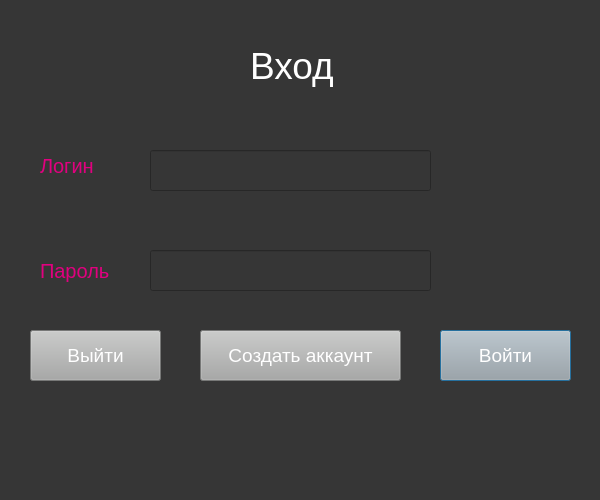
<?xml version="1.0" encoding="UTF-8"?>
<ui version="4.0">
 <class>Dialog</class>
 <widget class="QDialog" name="Dialog">
  <property name="geometry">
   <rect>
    <x>0</x>
    <y>0</y>
    <width>600</width>
    <height>500</height>
   </rect>
  </property>
  <property name="minimumSize">
   <size>
    <width>600</width>
    <height>500</height>
   </size>
  </property>
  <property name="maximumSize">
   <size>
    <width>600</width>
    <height>500</height>
   </size>
  </property>
  <property name="windowTitle">
   <string>Dialog</string>
  </property>
  <property name="styleSheet">
   <string notr="true">background-color: rgb(54,54,54)
</string>
  </property>
  <widget class="QLabel" name="label">
   <property name="geometry">
    <rect>
     <x>250</x>
     <y>30</y>
     <width>111</width>
     <height>71</height>
    </rect>
   </property>
   <property name="styleSheet">
    <string notr="true">color:rgb(255,255,255);
font-size:28pt</string>
   </property>
   <property name="text">
    <string>Вход</string>
   </property>
  </widget>
  <widget class="QLabel" name="label_2">
   <property name="geometry">
    <rect>
     <x>40</x>
     <y>150</y>
     <width>71</width>
     <height>31</height>
    </rect>
   </property>
   <property name="styleSheet">
    <string notr="true">font-size:15pt;
color:rgb(225,0,127)</string>
   </property>
   <property name="text">
    <string>Логин</string>
   </property>
  </widget>
  <widget class="QLineEdit" name="log_in">
   <property name="geometry">
    <rect>
     <x>150</x>
     <y>150</y>
     <width>281</width>
     <height>41</height>
    </rect>
   </property>
   <property name="styleSheet">
    <string notr="true">font-size:14pt;
color:rgb(243,243,243)</string>
   </property>
  </widget>
  <widget class="QLabel" name="label_3">
   <property name="geometry">
    <rect>
     <x>40</x>
     <y>250</y>
     <width>91</width>
     <height>41</height>
    </rect>
   </property>
   <property name="styleSheet">
    <string notr="true">font-size:15pt;
color:rgb(225,0,127)</string>
   </property>
   <property name="text">
    <string>Пароль</string>
   </property>
  </widget>
  <widget class="QLineEdit" name="password">
   <property name="geometry">
    <rect>
     <x>150</x>
     <y>250</y>
     <width>281</width>
     <height>41</height>
    </rect>
   </property>
   <property name="styleSheet">
    <string notr="true">font-size:14pt;
color:rgb(243,243,243)</string>
   </property>
  </widget>
  <widget class="QPushButton" name="login_button">
   <property name="geometry">
    <rect>
     <x>440</x>
     <y>330</y>
     <width>131</width>
     <height>51</height>
    </rect>
   </property>
   <property name="styleSheet">
    <string notr="true">background-color:rgb(167,168,167);
font-size:14pt;
color:rgb(255,255,255)</string>
   </property>
   <property name="text">
    <string>Войти</string>
   </property>
  </widget>
  <widget class="QPushButton" name="createaccbutton">
   <property name="geometry">
    <rect>
     <x>200</x>
     <y>330</y>
     <width>201</width>
     <height>51</height>
    </rect>
   </property>
   <property name="styleSheet">
    <string notr="true">background-color:rgb(167,168,167);
font-size:14pt;
color:rgb(255,255,255)</string>
   </property>
   <property name="text">
    <string>Создать аккаунт</string>
   </property>
  </widget>
  <widget class="QPushButton" name="exit_button">
   <property name="geometry">
    <rect>
     <x>30</x>
     <y>330</y>
     <width>131</width>
     <height>51</height>
    </rect>
   </property>
   <property name="styleSheet">
    <string notr="true">background-color:rgb(167,168,167);
font-size:14pt;
color:rgb(255,255,255)</string>
   </property>
   <property name="text">
    <string>Выйти</string>
   </property>
  </widget>
 </widget>
 <resources/>
 <connections/>
</ui>
